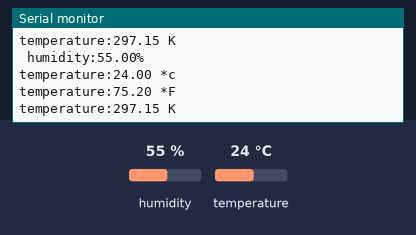
Bench run of a sketch on a simulated Arduino Uno, built with avr-gcc and run on an emulated ATmega328P. Shown: the last lines printed to the serial monitor. The inputs (shaded band) are chosen by the test bench; at power-on: humidity 55 %, temperature 24 °C.

Above: at 2.9 s.
3.0 s: humidity set to 22 %
5.8 s: temperature set to 12 °C
At 6.68 s:
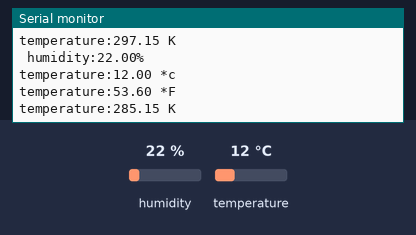
8.6 s: temperature set to 41 °C
At 10.89 s:
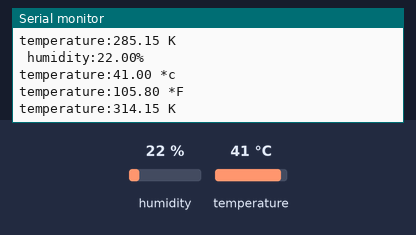
Timing chart, 0 to 12.4 s (numbered marks = the images above; inputs shaded):
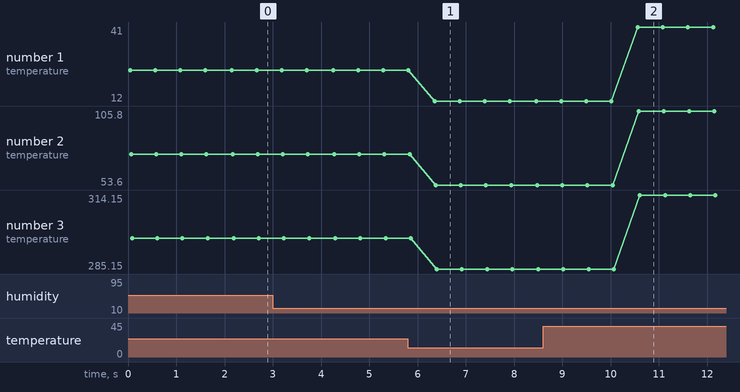

The sketch:

f_c_k_temperature.ino
```cpp
#include<DHT.h>

DHT dht(2, DHT11);

void setup(){

  Serial.begin(9600);
  dht.begin();

}
void loop(){


    float h =dht.readHumidity();
    float t_c = dht.readTemperature();
    float t_f = dht.readTemperature(true);
    float t_k = t_c + 273.15;
    Serial.println(" humidity:"+ String(h) + "%");

    Serial.println("temperature:" + String(t_c) + " *c");
    Serial.println("temperature:" + String(t_f) + " *F");
    Serial.println("temperature:" + String(t_k)  + " K" );
    delay(500);

}
```

Measured:
- after the input at 5.8 s, the serial monitor: prints a new line after 0.55 s (image 1)
- after the input at 8.6 s, the serial monitor: prints a new line after 2.0 s (image 2)
- plotted number 1: 24 → 12 after the input at 5.8 s, 12 → 41 after the input at 8.6 s
- plotted number 2: 75.2 → 53.6 after the input at 5.8 s, 53.6 → 105.8 after the input at 8.6 s
- plotted number 3: 297.15 → 285.15 after the input at 5.8 s, 285.15 → 314.15 after the input at 8.6 s
